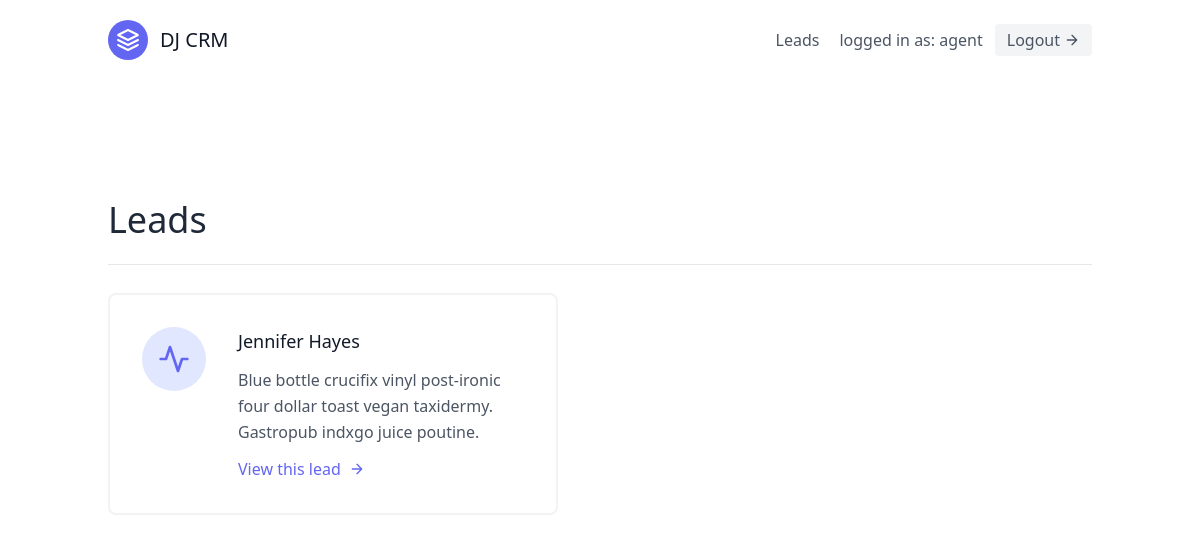
Page /leads/ (signed in) on the committed database.
### leads/models.py (models this page shows, shortened)
class User(AbstractUser):
  is_organizer = models.BooleanField(default=True)
  is_agent = models.BooleanField(default=False)

class Lead(models.Model):
  first_name = models.CharField(max_length=20)
  last_name = models.CharField(max_length=20)
  age = models.IntegerField(default=0)
  organization = models.ForeignKey(UserProfile, on_delete=models.CASCADE)
  agent = models.ForeignKey("Agent",  null=True, blank=True, on_delete=models.SET_NULL)

### leads/views.py (the view)
# urls.py: path('', LeadListView.as_view(), name="lead-list"),
class LeadListView(LoginRequiredMixin, generic.ListView):
  template_name = "leads/lead_list.html"
  context_object_name = 'leads'
  def get_queryset(self):
    user = self.request.user
    if user.is_organizer:
      queryset = Lead.objects.filter(organization=user.userprofile)
    else:
      queryset = Lead.objects.filter(organization=user.agent.organization)
      queryset = queryset.filter(agent__user=user)
    return queryset

### leads/templates/leads/lead_list.html (shortened to what this page needs)
{% extends 'base.html' %}
{% block content %}
<section class="text-gray-600 body-font">
  <div class="container px-5 py-24 mx-auto flex flex-wrap">
    <div class="flex w-full mb-7 items-center justify-between py-6 border-b border-gray-200">
      <div>
        <h1 class="text-4xl text-gray-800">Leads</h1>
      </div>
    </div>
    <div class="flex flex-wrap -m-4">
      {% for lead in leads %}
      <div class="p-4 lg:w-1/2 md:w-full">
        <div class="flex border-2 rounded-lg border-gray-200 border-opacity-50 p-8 sm:flex-row flex-col">
          <div class="w-16 h-16 sm:mr-8 sm:mb-0 mb-4 inline-flex items-center justify-center rounded-full bg-indigo-100 text-indigo-500 flex-shrink-0">
            <svg fill="none" stroke="currentColor" stroke-linecap="round" stroke-linejoin="round" stroke-width="2" class="w-8 h-8" viewBox="0 0 24 24">
              <path d="M22 12h-4l-3 9L9 3l-3 9H2"></path>
            </svg>
          </div>
          <div class="flex-grow">
            <h2 class="text-gray-900 text-lg title-font font-medium mb-3">{{ lead.first_name }} {{ lead.last_name }}</h2>
            <p class="leading-relaxed text-base">
              Blue bottle crucifix vinyl post-ironic four dollar toast vegan taxidermy. Gastropub indxgo juice poutine.
            </p>
            <a href="{% url 'leads:lead-detail' lead.pk %}" class="mt-3 text-indigo-500 inline-flex items-center">
              View this lead
              <svg fill="none" stroke="currentColor" stroke-linecap="round" stroke-linejoin="round" stroke-width="2" class="w-4 h-4 ml-2" viewBox="0 0 24 24">
                <path d="M5 12h14M12 5l7 7-7 7"></path>
              </svg>
            </a>
          </div>
        </div>
      </div>
      {% endfor %}
    </div>
  </div>
</section>
{% endblock content %}

### templates/navbar.html (shortened to what this page needs)
<header class="text-gray-600 body-font">
  <div class="container mx-auto flex flex-wrap p-5 flex-col md:flex-row items-center">
    <a href="{% url 'landing-page' %}" class="flex title-font font-medium items-center text-gray-900 mb-4 md:mb-0">
      <svg xmlns="http://www.w3.org/2000/svg" fill="none" stroke="currentColor" stroke-linecap="round" stroke-linejoin="round" stroke-width="2" class="w-10 h-10 text-white p-2 bg-indigo-500 rounded-full" viewBox="0 0 24 24">
        <path d="M12 2L2 7l10 5 10-5-10-5zM2 17l10 5 10-5M2 12l10 5 10-5"></path>
      </svg>
      <span class="ml-3 text-xl">DJ CRM</span>
    </a>
    <nav class="md:ml-auto flex flex-wrap items-center text-base justify-center">
      {% if not request.user.is_authenticated %}
        <a href="{% url 'signup' %}" class="mr-5 hover:text-gray-900">Sign up</a>
      {% else %}
        <a href="{% url 'leads:lead-list' %}" class="mr-5 hover:text-gray-900">Leads</a>
      {% endif %}
    </nav>
    {% if request.user.is_authenticated %}
      logged in as: {{ request.user.username }}
      <form method="post" action="{% url 'logout' %}">
      <button type="submit" class="ml-3 inline-flex items-center bg-gray-100 border-0 py-1 px-3 focus:outline-none hover:bg-gray-200 rounded text-base mt-4 md:mt-0">Logout
        <svg fill="none" stroke="currentColor" stroke-linecap="round" stroke-linejoin="round" stroke-width="2" class="w-4 h-4 ml-1" viewBox="0 0 24 24">
          <path d="M5 12h14M12 5l7 7-7 7"></path>
        </svg>
      </button>
    </form>
    {% endif %}
  </div>
</header>

### rows in the picture
User: user.username "agent"
Lead: first_name "Jennifer", last_name "Hayes"
